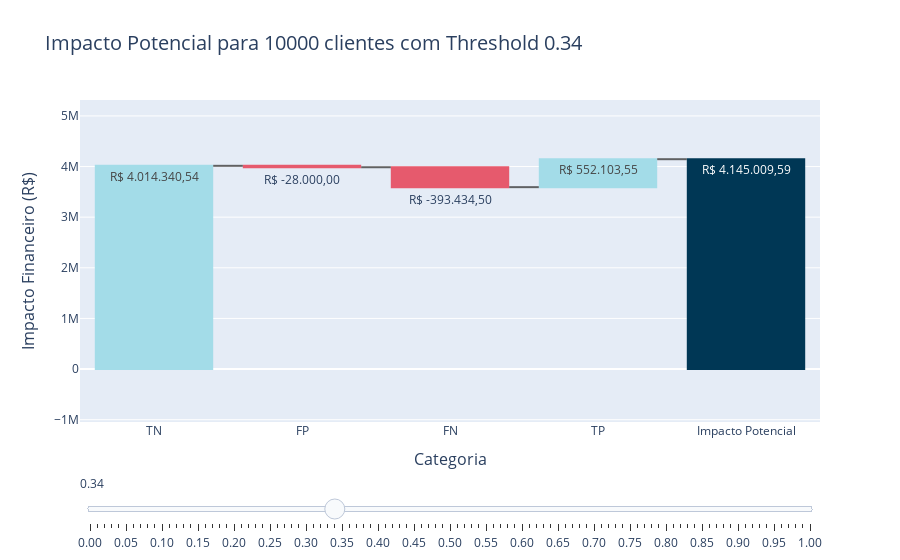

The code cell stored with this chart in its notebook:
### Code cell
# Encontrar os valores mínimo e máximo do df
min = abs(df_impact.min().min())
min = -min - 10 ** int(np.log10(min))

max = abs(df_impact.max().max())
max = max + 10 ** int(np.log10(max))


# Encontrar o índice do maior impacto_potencial
threshold_index_inicial = df_impact['impacto_potencial'].idxmax()

# Função para criar a figura inicial do gráfico de cascata
def create_waterfall_figure(df, threshold_index):
    threshold = df['threshold'].iloc[threshold_index]
    values = [
        df['TN'].iloc[threshold_index],
        df['FP'].iloc[threshold_index],
        df['FN'].iloc[threshold_index],
        df['TP'].iloc[threshold_index],
    ]
    labels = ['TN', 'FP', 'FN', 'TP']
    total = df['impacto_potencial'].iloc[threshold_index]

    fig = go.Figure()

    fig.add_trace(go.Waterfall(
        name="Impacto Potencial",
        orientation="v",
        measure=["relative"] * len(values) + ["total"],
        x=labels + ['Impacto Potencial'],
        y=values + [total],
        base=0,
        connector={"line": {"color": "rgba(63, 63, 63, 0.8)"}},
        decreasing={"marker": {"color": "#e65a6d"}}, #red
        increasing={"marker": {"color": "#a3dce8"}}, #blue
        totals={"marker": {"color": "#003755" if total >= 0 else "red"}},
        text=[f"R$ {valor(v)}" for v in values] + [f"R$ {valor(total)}"]
    ))

    fig.update_layout(
        title=f"Impacto Potencial para {n_cliente} clientes com Threshold {threshold:.2f}",
        xaxis_title="Categoria",
        yaxis_title="Impacto Financeiro (R$)",
        title_font_size=20,
        xaxis_title_font_size=16,
        yaxis_title_font_size=16,
        yaxis=dict(range=[min, max])
    )

    return fig

# Criação inicial da figura
fig = create_waterfall_figure(df_impact, threshold_index_inicial)

# Criar o controle deslizante
steps = []
for i in range(len(thresholds)):

    step = {
        'method': 'update',
        'args': [
            {
                'y': [
                    [df_impact['TN'].iloc[i], 
                     df_impact['FP'].iloc[i], 
                     df_impact['FN'].iloc[i], 
                     df_impact['TP'].iloc[i], 
                     df_impact['impacto_potencial'].iloc[i]],  # Valores do gráfico de cascata e impacto total
                ],
                'totals':{"marker": {"color": "#003755" if df_impact['impacto_potencial'].iloc[i] >= 0 else "red"}},
                'text': [
                    [f"R$ {valor(v)}" for v in [df_impact['TN'].iloc[i],
                                                df_impact['FP'].iloc[i], 
                                                df_impact['FN'].iloc[i], 
                                                df_impact['TP'].iloc[i], 
                                                df_impact['impacto_potencial'].iloc[i]]]  # Textos
                ]
            },
            {'title': f"Impacto Potencial para {n_cliente} clientes com Threshold {df_impact['threshold'].iloc[i]:.2f}"}
        ],
        'label': f"{thresholds[i]:.2f}"    
    }
    steps.append(step)

sliders = [{
    'active': threshold_index_inicial,
    'pad': {"t": 50},
    'steps': steps
}]

fig.update_layout(
    sliders=sliders
)

# Mostrar o gráfico
fig.show()

### Figure 1 — Plotly figure (JSON) as saved in the notebook; plotly's stock layout.template omitted (floating-point values rounded to 4 significant figures)
{"data": [{"base": 0, "connector": {"line": {"color": "rgba(63, 63, 63, 0.8)"}}, "decreasing": {"marker": {"color": "#e65a6d"}}, "increasing": {"marker": {"color": "#a3dce8"}}, "measure": ["relative", "relative", "relative", "relative", "total"], "name": "Impacto Potencial", "orientation": "v", "text": ["R$ 4.014.340,54", "R$ -28.000,00", "R$ -393.434,50", "R$ 552.103,55", "R$ 4.145.009,59"], "totals": {"marker": {"color": "#003755"}}, "type": "waterfall", "x": ["TN", "FP", "FN", "TP", "Impacto Potencial"], "y": [4014000.0, -28000.0, -393400.0, 552100.0, 4145000.0]}], "layout": {"sliders": [{"active": 34, "pad": {"t": 50}, "steps": [{"args": [{"text": [["R$ 0,00", "R$ -402.666,67", "R$ -0,00", "R$ 945.538,05", "R$ 542.871,39"]], "totals": {"marker": {"color": "#003755"}}, "y": [[0, -402700.0, 0, 945500.0, 542900.0]]}, {"title": "Impacto Potencial para 10000 clientes com Threshold 0.00"}], "label": "0.00", "method": "update"}, {"args": [{"text": [["R$ 0,00", "R$ -402.666,67", "R$ -0,00", "R$ 945.538,05", "R$ 542.871,39"]], "totals": {"marker": {"color": "#003755"}}, "y": [[0, -402700.0, 0, 945500.0, 542900.0]]}, {"title": "Impacto Potencial para 10000 clientes com Threshold 0.01"}], "label": "0.01", "method": "update"}, {"args": [{"text": [["R$ 185.716,82", "R$ -385.333,33", "R$ -3.238,14", "R$ 942.299,91", "R$ 739.445,25"]], "totals": {"marker": {"color": "#003755"}}, "y": [[185700.0, -385300.0, -3238.0, 942300.0, 739400.0]]}, {"title": "Impacto Potencial para 10000 clientes com Threshold 0.02"}], "label": "0.02", "method": "update"}, {"args": [{"text": [["R$ 526.792,91", "R$ -353.500,00", "R$ -11.333,50", "R$ 934.204,55", "R$ 1.096.163,95"]], "totals": {"marker": {"color": "#003755"}}, "y": [[526800.0, -353500, -11330.0, 934200.0, 1096000.0]]}, {"title": "Impacto Potencial para 10000 clientes com Threshold 0.03"}], "label": "0.03", "method": "update"}, {"args": [{"text": [["R$ 912.512,46", "R$ -317.500,00", "R$ -16.190,72", "R$ 929.347,33", "R$ 1.508.169,07"]], "totals": {"marker": {"color": "#003755"}}, "y": [[912500.0, -317500, -16190.0, 929300.0, 1508000.0]]}, {"title": "Impacto Potencial para 10000 clientes com Threshold 0.04"}], "label": "0.04", "method": "update"}, {"args": [{"text": [["R$ 1.182.159,00", "R$ -292.333,33", "R$ -30.762,37", "R$ 914.775,68", "R$ 1.773.838,98"]], "totals": {"marker": {"color": "#003755"}}, "y": [[1182000.0, -292300.0, -30760.0, 914800.0, 1774000.0]]}, {"title": "Impacto Potencial para 10000 clientes com Threshold 0.05"}], "label": "0.05", "method": "update"}, {"args": [{"text": [["R$ 1.444.662,59", "R$ -267.833,33", "R$ -38.857,73", "R$ 906.680,32", "R$ 2.044.651,85"]], "totals": {"marker": {"color": "#003755"}}, "y": [[1445000.0, -267800.0, -38860.0, 906700.0, 2045000.0]]}, {"title": "Impacto Potencial para 10000 clientes com Threshold 0.06"}], "label": "0.06", "method": "update"}, {"args": [{"text": [["R$ 1.691.094,52", "R$ -244.833,33", "R$ -45.334,02", "R$ 900.204,04", "R$ 2.301.131,21"]], "totals": {"marker": {"color": "#003755"}}, "y": [[1691000.0, -244800.0, -45330.0, 900200.0, 2301000.0]]}, {"title": "Impacto Potencial para 10000 clientes com Threshold 0.07"}], "label": "0.07", "method": "update"}, {"args": [{"text": [["R$ 1.971.455,50", "R$ -218.666,67", "R$ -59.905,66", "R$ 885.632,39", "R$ 2.578.515,55"]], "totals": {"marker": {"color": "#003755"}}, "y": [[1971000.0, -218700.0, -59910.0, 885600.0, 2579000.0]]}, {"title": "Impacto Potencial para 10000 clientes com Threshold 0.08"}], "label": "0.08", "method": "update"}, {"args": [{"text": [["R$ 2.212.530,22", "R$ -196.166,67", "R$ -74.477,31", "R$ 871.060,74", "R$ 2.812.946,98"]], "totals": {"marker": {"color": "#003755"}}, "y": [[2213000.0, -196200.0, -74480.0, 871100.0, 2813000.0]]}, {"title": "Impacto Potencial para 10000 clientes com Threshold 0.09"}], "label": "0.09", "method": "update"}, {"args": [{"text": [["R$ 2.380.389,65", "R$ -180.500,00", "R$ -92.287,10", "R$ 853.250,95", "R$ 2.960.853,49"]], "totals": {"marker": {"color": "#003755"}}, "y": [[2380000.0, -180500, -92290.0, 853300.0, 2961000.0]]}, {"title": "Impacto Potencial para 10000 clientes com Threshold 0.10"}], "label": "0.10", "method": "update"}, {"args": [{"text": [["R$ 2.485.748,23", "R$ -170.666,67", "R$ -108.477,82", "R$ 837.060,23", "R$ 3.043.663,97"]], "totals": {"marker": {"color": "#003755"}}, "y": [[2486000.0, -170700.0, -108500.0, 837100.0, 3044000.0]]}, {"title": "Impacto Potencial para 10000 clientes com Threshold 0.11"}], "label": "0.11", "method": "update"}, {"args": [{"text": [["R$ 2.614.321,42", "R$ -158.666,67", "R$ -124.668,54", "R$ 820.869,51", "R$ 3.151.855,71"]], "totals": {"marker": {"color": "#003755"}}, "y": [[2614000.0, -158700.0, -124700.0, 820900.0, 3152000.0]]}, {"title": "Impacto Potencial para 10000 clientes com Threshold 0.12"}], "label": "0.12", "method": "update"}, {"args": [{"text": [["R$ 2.732.180,17", "R$ -147.666,67", "R$ -129.525,76", "R$ 816.012,29", "R$ 3.271.000,03"]], "totals": {"marker": {"color": "#003755"}}, "y": [[2732000.0, -147700.0, -129500.0, 816000.0, 3271000.0]]}, {"title": "Impacto Potencial para 10000 clientes com Threshold 0.13"}], "label": "0.13", "method": "update"}, {"args": [{"text": [["R$ 2.848.253,18", "R$ -136.833,33", "R$ -139.240,19", "R$ 806.297,86", "R$ 3.378.477,52"]], "totals": {"marker": {"color": "#003755"}}, "y": [[2848000.0, -136800.0, -139200.0, 806300.0, 3378000.0]]}, {"title": "Impacto Potencial para 10000 clientes com Threshold 0.14"}], "label": "0.14", "method": "update"}, {"args": [{"text": [["R$ 2.971.469,15", "R$ -125.333,33", "R$ -147.335,55", "R$ 798.202,50", "R$ 3.497.002,77"]], "totals": {"marker": {"color": "#003755"}}, "y": [[2971000.0, -125300.0, -147300.0, 798200.0, 3497000.0]]}, {"title": "Impacto Potencial para 10000 clientes com Threshold 0.15"}], "label": "0.15", "method": "update"}, {"args": [{"text": [["R$ 3.110.756,77", "R$ -112.333,33", "R$ -166.764,42", "R$ 778.773,64", "R$ 3.610.432,65"]], "totals": {"marker": {"color": "#003755"}}, "y": [[3111000.0, -112300.0, -166800.0, 778800.0, 3610000.0]]}, {"title": "Impacto Potencial para 10000 clientes com Threshold 0.16"}], "label": "0.16", "method": "update"}, {"args": [{"text": [["R$ 3.201.829,44", "R$ -103.833,33", "R$ -181.336,06", "R$ 764.201,99", "R$ 3.680.862,03"]], "totals": {"marker": {"color": "#003755"}}, "y": [[3202000.0, -103800.0, -181300.0, 764200.0, 3681000.0]]}, {"title": "Impacto Potencial para 10000 clientes com Threshold 0.17"}], "label": "0.17", "method": "update"}, {"args": [{"text": [["R$ 3.296.473,59", "R$ -95.000,00", "R$ -197.526,78", "R$ 748.011,27", "R$ 3.751.958,07"]], "totals": {"marker": {"color": "#003755"}}, "y": [[3296000.0, -95000, -197500.0, 748000.0, 3752000.0]]}, {"title": "Impacto Potencial para 10000 clientes com Threshold 0.18"}], "label": "0.18", "method": "update"}, {"args": [{"text": [["R$ 3.339.331,32", "R$ -91.000,00", "R$ -204.003,07", "R$ 741.534,98", "R$ 3.785.863,23"]], "totals": {"marker": {"color": "#003755"}}, "y": [[3339000.0, -91000, -204000.0, 741500.0, 3786000.0]]}, {"title": "Impacto Potencial para 10000 clientes com Threshold 0.19"}], "label": "0.19", "method": "update"}, {"args": [{"text": [["R$ 3.425.046,78", "R$ -83.000,00", "R$ -216.955,65", "R$ 728.582,40", "R$ 3.853.673,53"]], "totals": {"marker": {"color": "#003755"}}, "y": [[3425000.0, -83000, -217000.0, 728600.0, 3854000.0]]}, {"title": "Impacto Potencial para 10000 clientes com Threshold 0.20"}], "label": "0.20", "method": "update"}, {"args": [{"text": [["R$ 3.466.118,76", "R$ -79.166,67", "R$ -226.670,08", "R$ 718.867,97", "R$ 3.879.149,99"]], "totals": {"marker": {"color": "#003755"}}, "y": [[3466000.0, -79170.0, -226700.0, 718900.0, 3879000.0]]}, {"title": "Impacto Potencial para 10000 clientes com Threshold 0.21"}], "label": "0.21", "method": "update"}, {"args": [{"text": [["R$ 3.507.190,75", "R$ -75.333,33", "R$ -234.765,44", "R$ 710.772,61", "R$ 3.907.864,59"]], "totals": {"marker": {"color": "#003755"}}, "y": [[3507000.0, -75330.0, -234800.0, 710800.0, 3908000.0]]}, {"title": "Impacto Potencial para 10000 clientes com Threshold 0.22"}], "label": "0.22", "method": "update"}, {"args": [{"text": [["R$ 3.592.906,21", "R$ -67.333,33", "R$ -246.098,95", "R$ 699.439,11", "R$ 3.978.913,04"]], "totals": {"marker": {"color": "#003755"}}, "y": [[3593000.0, -67330.0, -246100.0, 699400.0, 3979000.0]]}, {"title": "Impacto Potencial para 10000 clientes com Threshold 0.23"}], "label": "0.23", "method": "update"}, {"args": [{"text": [["R$ 3.637.549,68", "R$ -63.166,67", "R$ -259.051,52", "R$ 686.486,53", "R$ 4.001.818,02"]], "totals": {"marker": {"color": "#003755"}}, "y": [[3638000.0, -63170.0, -259100.0, 686500.0, 4002000.0]]}, {"title": "Impacto Potencial para 10000 clientes com Threshold 0.24"}], "label": "0.24", "method": "update"}, {"args": [{"text": [["R$ 3.676.835,93", "R$ -59.500,00", "R$ -272.004,10", "R$ 673.533,95", "R$ 4.018.865,79"]], "totals": {"marker": {"color": "#003755"}}, "y": [[3677000.0, -59500.0, -272000.0, 673500.0, 4019000.0]]}, {"title": "Impacto Potencial para 10000 clientes com Threshold 0.25"}], "label": "0.25", "method": "update"}, {"args": [{"text": [["R$ 3.721.479,40", "R$ -55.333,33", "R$ -291.432,96", "R$ 654.105,09", "R$ 4.028.818,19"]], "totals": {"marker": {"color": "#003755"}}, "y": [[3721000.0, -55330.0, -291400.0, 654100.0, 4029000.0]]}, {"title": "Impacto Potencial para 10000 clientes com Threshold 0.26"}], "label": "0.26", "method": "update"}, {"args": [{"text": [["R$ 3.758.979,91", "R$ -51.833,33", "R$ -301.147,39", "R$ 644.390,66", "R$ 4.050.389,84"]], "totals": {"marker": {"color": "#003755"}}, "y": [[3759000.0, -51830.0, -301100.0, 644400.0, 4050000.0]]}, {"title": "Impacto Potencial para 10000 clientes com Threshold 0.27"}], "label": "0.27", "method": "update"}, {"args": [{"text": [["R$ 3.807.194,85", "R$ -47.333,33", "R$ -312.480,90", "R$ 633.057,15", "R$ 4.080.437,78"]], "totals": {"marker": {"color": "#003755"}}, "y": [[3807000.0, -47330.0, -312500.0, 633100.0, 4080000.0]]}, {"title": "Impacto Potencial para 10000 clientes com Threshold 0.28"}], "label": "0.28", "method": "update"}, {"args": [{"text": [["R$ 3.855.409,80", "R$ -42.833,33", "R$ -327.052,55", "R$ 618.485,51", "R$ 4.104.009,42"]], "totals": {"marker": {"color": "#003755"}}, "y": [[3855000.0, -42830.0, -327100.0, 618500.0, 4104000.0]]}, {"title": "Impacto Potencial para 10000 clientes com Threshold 0.29"}], "label": "0.29", "method": "update"}, {"args": [{"text": [["R$ 3.903.624,74", "R$ -38.333,33", "R$ -338.386,05", "R$ 607.152,00", "R$ 4.134.057,36"]], "totals": {"marker": {"color": "#003755"}}, "y": [[3904000.0, -38330.0, -338400.0, 607200.0, 4134000.0]]}, {"title": "Impacto Potencial para 10000 clientes com Threshold 0.30"}], "label": "0.30", "method": "update"}, {"args": [{"text": [["R$ 3.939.339,51", "R$ -35.000,00", "R$ -354.576,77", "R$ 590.961,28", "R$ 4.140.724,03"]], "totals": {"marker": {"color": "#003755"}}, "y": [[3939000.0, -35000.0, -354600.0, 591000.0, 4141000.0]]}, {"title": "Impacto Potencial para 10000 clientes com Threshold 0.31"}], "label": "0.31", "method": "update"}, {"args": [{"text": [["R$ 3.964.339,85", "R$ -32.666,67", "R$ -367.529,35", "R$ 578.008,71", "R$ 4.142.152,55"]], "totals": {"marker": {"color": "#003755"}}, "y": [[3964000.0, -32670.0, -367500.0, 578000.0, 4142000.0]]}, {"title": "Impacto Potencial para 10000 clientes com Threshold 0.32"}], "label": "0.32", "method": "update"}, {"args": [{"text": [["R$ 3.985.768,72", "R$ -30.666,67", "R$ -383.720,07", "R$ 561.817,99", "R$ 4.133.199,97"]], "totals": {"marker": {"color": "#003755"}}, "y": [[3986000.0, -30670.0, -383700.0, 561800.0, 4133000.0]]}, {"title": "Impacto Potencial para 10000 clientes com Threshold 0.33"}], "label": "0.33", "method": "update"}, {"args": [{"text": [["R$ 4.014.340,54", "R$ -28.000,00", "R$ -393.434,50", "R$ 552.103,55", "R$ 4.145.009,59"]], "totals": {"marker": {"color": "#003755"}}, "y": [[4014000.0, -28000.0, -393400.0, 552100.0, 4145000.0]]}, {"title": "Impacto Potencial para 10000 clientes com Threshold 0.34"}], "label": "0.34", "method": "update"}, {"args": [{"text": [["R$ 4.033.983,66", "R$ -26.166,67", "R$ -404.768,00", "R$ 540.770,05", "R$ 4.143.819,04"]], "totals": {"marker": {"color": "#003755"}}, "y": [[4034000.0, -26170.0, -404800.0, 540800.0, 4144000.0]]}, {"title": "Impacto Potencial para 10000 clientes com Threshold 0.35"}], "label": "0.35", "method": "update"}, {"args": [{"text": [["R$ 4.037.555,14", "R$ -25.833,33", "R$ -417.720,58", "R$ 527.817,47", "R$ 4.121.818,70"]], "totals": {"marker": {"color": "#003755"}}, "y": [[4038000.0, -25830.0, -417700.0, 527800.0, 4122000.0]]}, {"title": "Impacto Potencial para 10000 clientes com Threshold 0.36"}], "label": "0.36", "method": "update"}, {"args": [{"text": [["R$ 4.046.483,83", "R$ -25.000,00", "R$ -429.054,08", "R$ 516.483,97", "R$ 4.108.913,72"]], "totals": {"marker": {"color": "#003755"}}, "y": [[4046000.0, -25000, -429100.0, 516500.0, 4109000.0]]}, {"title": "Impacto Potencial para 10000 clientes com Threshold 0.37"}], "label": "0.37", "method": "update"}, {"args": [{"text": [["R$ 4.071.484,18", "R$ -22.666,67", "R$ -437.149,44", "R$ 508.388,61", "R$ 4.120.056,68"]], "totals": {"marker": {"color": "#003755"}}, "y": [[4071000.0, -22670.0, -437100.0, 508400.0, 4120000.0]]}, {"title": "Impacto Potencial para 10000 clientes com Threshold 0.38"}], "label": "0.38", "method": "update"}, {"args": [{"text": [["R$ 4.082.198,61", "R$ -21.666,67", "R$ -442.006,66", "R$ 503.531,39", "R$ 4.122.056,68"]], "totals": {"marker": {"color": "#003755"}}, "y": [[4082000.0, -21670.0, -442000.0, 503500.0, 4122000.0]]}, {"title": "Impacto Potencial para 10000 clientes com Threshold 0.39"}], "label": "0.39", "method": "update"}, {"args": [{"text": [["R$ 4.087.555,82", "R$ -21.166,67", "R$ -448.482,95", "R$ 497.055,11", "R$ 4.114.961,32"]], "totals": {"marker": {"color": "#003755"}}, "y": [[4088000.0, -21170.0, -448500.0, 497100.0, 4115000.0]]}, {"title": "Impacto Potencial para 10000 clientes com Threshold 0.40"}], "label": "0.40", "method": "update"}, {"args": [{"text": [["R$ 4.098.270,26", "R$ -20.166,67", "R$ -453.340,16", "R$ 492.197,89", "R$ 4.116.961,32"]], "totals": {"marker": {"color": "#003755"}}, "y": [[4098000.0, -20170.0, -453300.0, 492200.0, 4117000.0]]}, {"title": "Impacto Potencial para 10000 clientes com Threshold 0.41"}], "label": "0.41", "method": "update"}, {"args": [{"text": [["R$ 4.110.770,43", "R$ -19.000,00", "R$ -461.435,52", "R$ 484.102,53", "R$ 4.114.437,43"]], "totals": {"marker": {"color": "#003755"}}, "y": [[4111000.0, -19000, -461400.0, 484100.0, 4114000.0]]}, {"title": "Impacto Potencial para 10000 clientes com Threshold 0.42"}], "label": "0.42", "method": "update"}, {"args": [{"text": [["R$ 4.116.127,64", "R$ -18.500,00", "R$ -474.388,10", "R$ 471.149,95", "R$ 4.094.389,50"]], "totals": {"marker": {"color": "#003755"}}, "y": [[4116000.0, -18500, -474400.0, 471100.0, 4094000.0]]}, {"title": "Impacto Potencial para 10000 clientes com Threshold 0.43"}], "label": "0.43", "method": "update"}, {"args": [{"text": [["R$ 4.125.056,34", "R$ -17.666,67", "R$ -477.626,24", "R$ 467.911,81", "R$ 4.097.675,24"]], "totals": {"marker": {"color": "#003755"}}, "y": [[4125000.0, -17670.0, -477600.0, 467900.0, 4098000.0]]}, {"title": "Impacto Potencial para 10000 clientes com Threshold 0.44"}], "label": "0.44", "method": "update"}, {"args": [{"text": [["R$ 4.130.413,55", "R$ -17.166,67", "R$ -480.864,39", "R$ 464.673,67", "R$ 4.097.056,16"]], "totals": {"marker": {"color": "#003755"}}, "y": [[4130000.0, -17170.0, -480900.0, 464700.0, 4097000.0]]}, {"title": "Impacto Potencial para 10000 clientes com Threshold 0.45"}], "label": "0.45", "method": "update"}, {"args": [{"text": [["R$ 4.137.556,51", "R$ -16.500,00", "R$ -482.483,46", "R$ 463.054,59", "R$ 4.101.627,64"]], "totals": {"marker": {"color": "#003755"}}, "y": [[4138000.0, -16500, -482500.0, 463100.0, 4102000.0]]}, {"title": "Impacto Potencial para 10000 clientes com Threshold 0.46"}], "label": "0.46", "method": "update"}, {"args": [{"text": [["R$ 4.144.699,46", "R$ -15.833,33", "R$ -493.816,96", "R$ 451.721,09", "R$ 4.086.770,26"]], "totals": {"marker": {"color": "#003755"}}, "y": [[4145000.0, -15830.0, -493800.0, 451700.0, 4087000.0]]}, {"title": "Impacto Potencial para 10000 clientes com Threshold 0.47"}], "label": "0.47", "method": "update"}, {"args": [{"text": [["R$ 4.153.628,15", "R$ -15.000,00", "R$ -497.055,11", "R$ 448.482,95", "R$ 4.090.055,99"]], "totals": {"marker": {"color": "#003755"}}, "y": [[4154000.0, -15000, -497100.0, 448500.0, 4090000.0]]}, {"title": "Impacto Potencial para 10000 clientes com Threshold 0.48"}], "label": "0.48", "method": "update"}, {"args": [{"text": [["R$ 4.171.485,54", "R$ -13.333,33", "R$ -501.912,32", "R$ 443.625,73", "R$ 4.099.865,62"]], "totals": {"marker": {"color": "#003755"}}, "y": [[4171000.0, -13330.0, -501900.0, 443600.0, 4100000.0]]}, {"title": "Impacto Potencial para 10000 clientes com Threshold 0.49"}], "label": "0.49", "method": "update"}, {"args": [{"text": [["R$ 4.185.771,45", "R$ -12.000,00", "R$ -513.245,83", "R$ 432.292,23", "R$ 4.092.817,85"]], "totals": {"marker": {"color": "#003755"}}, "y": [[4186000.0, -12000, -513200.0, 432300.0, 4093000.0]]}, {"title": "Impacto Potencial para 10000 clientes com Threshold 0.50"}], "label": "0.50", "method": "update"}, {"args": [{"text": [["R$ 4.194.700,14", "R$ -11.166,67", "R$ -521.341,19", "R$ 424.196,87", "R$ 4.086.389,16"]], "totals": {"marker": {"color": "#003755"}}, "y": [[4195000.0, -11170.0, -521300.0, 424200.0, 4086000.0]]}, {"title": "Impacto Potencial para 10000 clientes com Threshold 0.51"}], "label": "0.51", "method": "update"}, {"args": [{"text": [["R$ 4.201.843,10", "R$ -10.500,00", "R$ -526.198,40", "R$ 419.339,65", "R$ 4.084.484,35"]], "totals": {"marker": {"color": "#003755"}}, "y": [[4202000.0, -10500, -526200.0, 419300.0, 4084000.0]]}, {"title": "Impacto Potencial para 10000 clientes com Threshold 0.52"}], "label": "0.52", "method": "update"}, {"args": [{"text": [["R$ 4.210.771,79", "R$ -9.666,67", "R$ -532.674,69", "R$ 412.863,36", "R$ 4.081.293,80"]], "totals": {"marker": {"color": "#003755"}}, "y": [[4211000.0, -9667.0, -532700.0, 412900.0, 4081000.0]]}, {"title": "Impacto Potencial para 10000 clientes com Threshold 0.53"}], "label": "0.53", "method": "update"}, {"args": [{"text": [["R$ 4.216.129,01", "R$ -9.166,67", "R$ -539.150,98", "R$ 406.387,07", "R$ 4.074.198,44"]], "totals": {"marker": {"color": "#003755"}}, "y": [[4216000.0, -9167.0, -539200.0, 406400.0, 4074000.0]]}, {"title": "Impacto Potencial para 10000 clientes com Threshold 0.54"}], "label": "0.54", "method": "update"}, {"args": [{"text": [["R$ 4.225.057,70", "R$ -8.333,33", "R$ -544.008,19", "R$ 401.529,86", "R$ 4.074.246,03"]], "totals": {"marker": {"color": "#003755"}}, "y": [[4225000.0, -8333.0, -544000.0, 401500.0, 4074000.0]]}, {"title": "Impacto Potencial para 10000 clientes com Threshold 0.55"}], "label": "0.55", "method": "update"}, {"args": [{"text": [["R$ 4.228.629,18", "R$ -8.000,00", "R$ -553.722,63", "R$ 391.815,43", "R$ 4.058.721,98"]], "totals": {"marker": {"color": "#003755"}}, "y": [[4229000.0, -8000, -553700.0, 391800.0, 4059000.0]]}, {"title": "Impacto Potencial para 10000 clientes com Threshold 0.56"}], "label": "0.56", "method": "update"}, {"args": [{"text": [["R$ 4.232.200,66", "R$ -7.666,67", "R$ -563.437,06", "R$ 382.100,99", "R$ 4.043.197,92"]], "totals": {"marker": {"color": "#003755"}}, "y": [[4232000.0, -7667.0, -563400.0, 382100.0, 4043000.0]]}, {"title": "Impacto Potencial para 10000 clientes com Threshold 0.57"}], "label": "0.57", "method": "update"}, {"args": [{"text": [["R$ 4.237.557,87", "R$ -7.166,67", "R$ -565.056,13", "R$ 380.481,92", "R$ 4.045.817,00"]], "totals": {"marker": {"color": "#003755"}}, "y": [[4238000.0, -7167.0, -565100.0, 380500.0, 4046000.0]]}, {"title": "Impacto Potencial para 10000 clientes com Threshold 0.58"}], "label": "0.58", "method": "update"}, {"args": [{"text": [["R$ 4.242.915,09", "R$ -6.666,67", "R$ -573.151,49", "R$ 372.386,56", "R$ 4.035.483,49"]], "totals": {"marker": {"color": "#003755"}}, "y": [[4243000.0, -6667.0, -573200.0, 372400.0, 4035000.0]]}, {"title": "Impacto Potencial para 10000 clientes com Threshold 0.59"}], "label": "0.59", "method": "update"}, {"args": [{"text": [["R$ 4.244.700,83", "R$ -6.500,00", "R$ -594.199,43", "R$ 351.338,63", "R$ 3.995.340,03"]], "totals": {"marker": {"color": "#003755"}}, "y": [[4245000.0, -6500, -594200.0, 351300.0, 3995000.0]]}, {"title": "Impacto Potencial para 10000 clientes com Threshold 0.60"}], "label": "0.60", "method": "update"}, {"args": [{"text": [["R$ 4.244.700,83", "R$ -6.500,00", "R$ -603.913,86", "R$ 341.624,19", "R$ 3.975.911,16"]], "totals": {"marker": {"color": "#003755"}}, "y": [[4245000.0, -6500, -603900.0, 341600.0, 3976000.0]]}, {"title": "Impacto Potencial para 10000 clientes com Threshold 0.61"}], "label": "0.61", "method": "update"}, {"args": [{"text": [["R$ 4.258.986,74", "R$ -5.166,67", "R$ -615.247,36", "R$ 330.290,69", "R$ 3.968.863,40"]], "totals": {"marker": {"color": "#003755"}}, "y": [[4259000.0, -5167.0, -615200.0, 330300.0, 3969000.0]]}, {"title": "Impacto Potencial para 10000 clientes com Threshold 0.62"}], "label": "0.62", "method": "update"}, {"args": [{"text": [["R$ 4.269.701,17", "R$ -4.166,67", "R$ -624.961,79", "R$ 320.576,26", "R$ 3.961.148,96"]], "totals": {"marker": {"color": "#003755"}}, "y": [[4270000.0, -4167.0, -625000.0, 320600.0, 3961000.0]]}, {"title": "Impacto Potencial para 10000 clientes com Threshold 0.63"}], "label": "0.63", "method": "update"}, {"args": [{"text": [["R$ 4.271.486,91", "R$ -4.000,00", "R$ -641.152,51", "R$ 304.385,54", "R$ 3.930.719,93"]], "totals": {"marker": {"color": "#003755"}}, "y": [[4271000.0, -4000, -641200.0, 304400.0, 3931000.0]]}, {"title": "Impacto Potencial para 10000 clientes com Threshold 0.64"}], "label": "0.64", "method": "update"}, {"args": [{"text": [["R$ 4.283.987,08", "R$ -2.833,33", "R$ -655.724,16", "R$ 289.813,89", "R$ 3.915.243,47"]], "totals": {"marker": {"color": "#003755"}}, "y": [[4284000.0, -2833.0, -655700.0, 289800.0, 3915000.0]]}, {"title": "Impacto Potencial para 10000 clientes com Threshold 0.65"}], "label": "0.65", "method": "update"}, {"args": [{"text": [["R$ 4.285.772,82", "R$ -2.666,67", "R$ -663.819,52", "R$ 281.718,53", "R$ 3.901.005,16"]], "totals": {"marker": {"color": "#003755"}}, "y": [[4286000.0, -2667.0, -663800.0, 281700.0, 3901000.0]]}, {"title": "Impacto Potencial para 10000 clientes com Threshold 0.66"}], "label": "0.66", "method": "update"}, {"args": [{"text": [["R$ 4.289.344,29", "R$ -2.333,33", "R$ -673.533,95", "R$ 272.004,10", "R$ 3.885.481,10"]], "totals": {"marker": {"color": "#003755"}}, "y": [[4289000.0, -2333.0, -673500.0, 272000.0, 3885000.0]]}, {"title": "Impacto Potencial para 10000 clientes com Threshold 0.67"}], "label": "0.67", "method": "update"}, {"args": [{"text": [["R$ 4.296.487,25", "R$ -1.666,67", "R$ -678.391,17", "R$ 267.146,88", "R$ 3.883.576,29"]], "totals": {"marker": {"color": "#003755"}}, "y": [[4296000.0, -1667.0, -678400.0, 267100.0, 3884000.0]]}, {"title": "Impacto Potencial para 10000 clientes com Threshold 0.68"}], "label": "0.68", "method": "update"}, {"args": [{"text": [["R$ 4.298.272,99", "R$ -1.500,00", "R$ -689.724,67", "R$ 255.813,38", "R$ 3.862.861,69"]], "totals": {"marker": {"color": "#003755"}}, "y": [[4298000.0, -1500, -689700.0, 255800.0, 3863000.0]]}, {"title": "Impacto Potencial para 10000 clientes com Threshold 0.69"}], "label": "0.69", "method": "update"}, {"args": [{"text": [["R$ 4.298.272,99", "R$ -1.500,00", "R$ -694.581,89", "R$ 250.956,16", "R$ 3.853.147,26"]], "totals": {"marker": {"color": "#003755"}}, "y": [[4298000.0, -1500, -694600.0, 251000.0, 3853000.0]]}, {"title": "Impacto Potencial para 10000 clientes com Threshold 0.70"}], "label": "0.70", "method": "update"}, {"args": [{"text": [["R$ 4.300.058,73", "R$ -1.333,33", "R$ -705.915,39", "R$ 239.622,66", "R$ 3.832.432,65"]], "totals": {"marker": {"color": "#003755"}}, "y": [[4300000.0, -1333.0, -705900.0, 239600.0, 3832000.0]]}, {"title": "Impacto Potencial para 10000 clientes com Threshold 0.71"}], "label": "0.71", "method": "update"}, {"args": [{"text": [["R$ 4.301.844,46", "R$ -1.166,67", "R$ -710.772,61", "R$ 234.765,44", "R$ 3.824.670,63"]], "totals": {"marker": {"color": "#003755"}}, "y": [[4302000.0, -1167.0, -710800.0, 234800.0, 3825000.0]]}, {"title": "Impacto Potencial para 10000 clientes com Threshold 0.72"}], "label": "0.72", "method": "update"}, {"args": [{"text": [["R$ 4.301.844,46", "R$ -1.166,67", "R$ -725.344,26", "R$ 220.193,79", "R$ 3.795.527,33"]], "totals": {"marker": {"color": "#003755"}}, "y": [[4302000.0, -1167.0, -725300.0, 220200.0, 3796000.0]]}, {"title": "Impacto Potencial para 10000 clientes com Threshold 0.73"}], "label": "0.73", "method": "update"}, {"args": [{"text": [["R$ 4.303.630,20", "R$ -1.000,00", "R$ -731.820,55", "R$ 213.717,50", "R$ 3.784.527,16"]], "totals": {"marker": {"color": "#003755"}}, "y": [[4304000.0, -1000, -731800.0, 213700.0, 3785000.0]]}, {"title": "Impacto Potencial para 10000 clientes com Threshold 0.74"}], "label": "0.74", "method": "update"}, {"args": [{"text": [["R$ 4.305.415,94", "R$ -833,33", "R$ -739.915,91", "R$ 205.622,14", "R$ 3.770.288,85"]], "totals": {"marker": {"color": "#003755"}}, "y": [[4305000.0, -833.3, -739900.0, 205600.0, 3770000.0]]}, {"title": "Impacto Potencial para 10000 clientes com Threshold 0.75"}], "label": "0.75", "method": "update"}, {"args": [{"text": [["R$ 4.307.201,68", "R$ -666,67", "R$ -754.487,56", "R$ 191.050,50", "R$ 3.743.097,95"]], "totals": {"marker": {"color": "#003755"}}, "y": [[4307000.0, -666.7, -754500.0, 191100.0, 3743000.0]]}, {"title": "Impacto Potencial para 10000 clientes com Threshold 0.76"}], "label": "0.76", "method": "update"}, {"args": [{"text": [["R$ 4.307.201,68", "R$ -666,67", "R$ -767.440,13", "R$ 178.097,92", "R$ 3.717.192,80"]], "totals": {"marker": {"color": "#003755"}}, "y": [[4307000.0, -666.7, -767400.0, 178100.0, 3717000.0]]}, {"title": "Impacto Potencial para 10000 clientes com Threshold 0.77"}], "label": "0.77", "method": "update"}, {"args": [{"text": [["R$ 4.307.201,68", "R$ -666,67", "R$ -777.154,56", "R$ 168.383,49", "R$ 3.697.763,94"]], "totals": {"marker": {"color": "#003755"}}, "y": [[4307000.0, -666.7, -777200.0, 168400.0, 3698000.0]]}, {"title": "Impacto Potencial para 10000 clientes com Threshold 0.78"}], "label": "0.78", "method": "update"}, {"args": [{"text": [["R$ 4.307.201,68", "R$ -666,67", "R$ -791.726,21", "R$ 153.811,84", "R$ 3.668.620,64"]], "totals": {"marker": {"color": "#003755"}}, "y": [[4307000.0, -666.7, -791700.0, 153800.0, 3669000.0]]}, {"title": "Impacto Potencial para 10000 clientes com Threshold 0.79"}], "label": "0.79", "method": "update"}, {"args": [{"text": [["R$ 4.310.773,16", "R$ -333,33", "R$ -801.440,64", "R$ 144.097,41", "R$ 3.653.096,59"]], "totals": {"marker": {"color": "#003755"}}, "y": [[4311000.0, -333.3, -801400.0, 144100.0, 3653000.0]]}, {"title": "Impacto Potencial para 10000 clientes com Threshold 0.80"}], "label": "0.80", "method": "update"}, {"args": [{"text": [["R$ 4.310.773,16", "R$ -333,33", "R$ -817.631,36", "R$ 127.906,69", "R$ 3.620.715,15"]], "totals": {"marker": {"color": "#003755"}}, "y": [[4311000.0, -333.3, -817600.0, 127900.0, 3621000.0]]}, {"title": "Impacto Potencial para 10000 clientes com Threshold 0.81"}], "label": "0.81", "method": "update"}, {"args": [{"text": [["R$ 4.312.558,90", "R$ -166,67", "R$ -830.583,94", "R$ 114.954,11", "R$ 3.596.762,40"]], "totals": {"marker": {"color": "#003755"}}, "y": [[4313000.0, -166.7, -830600.0, 115000.0, 3597000.0]]}, {"title": "Impacto Potencial para 10000 clientes com Threshold 0.82"}], "label": "0.82", "method": "update"}, {"args": [{"text": [["R$ 4.314.344,63", "R$ -0,00", "R$ -843.536,52", "R$ 102.001,54", "R$ 3.572.809,66"]], "totals": {"marker": {"color": "#003755"}}, "y": [[4314000.0, 0, -843500.0, 102000.0, 3573000.0]]}, {"title": "Impacto Potencial para 10000 clientes com Threshold 0.83"}], "label": "0.83", "method": "update"}, {"args": [{"text": [["R$ 4.314.344,63", "R$ -0,00", "R$ -850.012,80", "R$ 95.525,25", "R$ 3.559.857,08"]], "totals": {"marker": {"color": "#003755"}}, "y": [[4314000.0, 0, -850000.0, 95530.0, 3560000.0]]}, {"title": "Impacto Potencial para 10000 clientes com Threshold 0.84"}], "label": "0.84", "method": "update"}, {"args": [{"text": [["R$ 4.314.344,63", "R$ -0,00", "R$ -869.441,67", "R$ 76.096,38", "R$ 3.520.999,35"]], "totals": {"marker": {"color": "#003755"}}, "y": [[4314000.0, 0, -869400.0, 76100.0, 3521000.0]]}, {"title": "Impacto Potencial para 10000 clientes com Threshold 0.85"}], "label": "0.85", "method": "update"}, {"args": [{"text": [["R$ 4.314.344,63", "R$ -0,00", "R$ -882.394,24", "R$ 63.143,81", "R$ 3.495.094,20"]], "totals": {"marker": {"color": "#003755"}}, "y": [[4314000.0, 0, -882400.0, 63140.0, 3495000.0]]}, {"title": "Impacto Potencial para 10000 clientes com Threshold 0.86"}], "label": "0.86", "method": "update"}, {"args": [{"text": [["R$ 4.314.344,63", "R$ -0,00", "R$ -893.727,75", "R$ 51.810,30", "R$ 3.472.427,19"]], "totals": {"marker": {"color": "#003755"}}, "y": [[4314000.0, 0, -893700.0, 51810.0, 3472000.0]]}, {"title": "Impacto Potencial para 10000 clientes com Threshold 0.87"}], "label": "0.87", "method": "update"}, {"args": [{"text": [["R$ 4.314.344,63", "R$ -0,00", "R$ -911.537,54", "R$ 34.000,51", "R$ 3.436.807,61"]], "totals": {"marker": {"color": "#003755"}}, "y": [[4314000.0, 0, -911500.0, 34000.0, 3437000.0]]}, {"title": "Impacto Potencial para 10000 clientes com Threshold 0.88"}], "label": "0.88", "method": "update"}, {"args": [{"text": [["R$ 4.314.344,63", "R$ -0,00", "R$ -926.109,19", "R$ 19.428,86", "R$ 3.407.664,31"]], "totals": {"marker": {"color": "#003755"}}, "y": [[4314000.0, 0, -926100.0, 19430.0, 3408000.0]]}, {"title": "Impacto Potencial para 10000 clientes com Threshold 0.89"}], "label": "0.89", "method": "update"}, {"args": [{"text": [["R$ 4.314.344,63", "R$ -0,00", "R$ -929.347,33", "R$ 16.190,72", "R$ 3.401.188,02"]], "totals": {"marker": {"color": "#003755"}}, "y": [[4314000.0, 0, -929300.0, 16190.0, 3401000.0]]}, {"title": "Impacto Potencial para 10000 clientes com Threshold 0.90"}], "label": "0.90", "method": "update"}, {"args": [{"text": [["R$ 4.314.344,63", "R$ -0,00", "R$ -932.585,48", "R$ 12.952,58", "R$ 3.394.711,73"]], "totals": {"marker": {"color": "#003755"}}, "y": [[4314000.0, 0, -932600.0, 12950.0, 3395000.0]]}, {"title": "Impacto Potencial para 10000 clientes com Threshold 0.91"}], "label": "0.91", "method": "update"}, {"args": [{"text": [["R$ 4.314.344,63", "R$ -0,00", "R$ -934.204,55", "R$ 11.333,50", "R$ 3.391.473,59"]], "totals": {"marker": {"color": "#003755"}}, "y": [[4314000.0, 0, -934200.0, 11330.0, 3391000.0]]}, {"title": "Impacto Potencial para 10000 clientes com Threshold 0.92"}], "label": "0.92", "method": "update"}, {"args": [{"text": [["R$ 4.314.344,63", "R$ -0,00", "R$ -937.442,69", "R$ 8.095,36", "R$ 3.384.997,30"]], "totals": {"marker": {"color": "#003755"}}, "y": [[4314000.0, 0, -937400.0, 8095.0, 3385000.0]]}, {"title": "Impacto Potencial para 10000 clientes com Threshold 0.93"}], "label": "0.93", "method": "update"}, {"args": [{"text": [["R$ 4.314.344,63", "R$ -0,00", "R$ -942.299,91", "R$ 3.238,14", "R$ 3.375.282,87"]], "totals": {"marker": {"color": "#003755"}}, "y": [[4314000.0, 0, -942300.0, 3238.0, 3375000.0]]}, {"title": "Impacto Potencial para 10000 clientes com Threshold 0.94"}], "label": "0.94", "method": "update"}, {"args": [{"text": [["R$ 4.314.344,63", "R$ -0,00", "R$ -942.299,91", "R$ 3.238,14", "R$ 3.375.282,87"]], "totals": {"marker": {"color": "#003755"}}, "y": [[4314000.0, 0, -942300.0, 3238.0, 3375000.0]]}, {"title": "Impacto Potencial para 10000 clientes com Threshold 0.95"}], "label": "0.95", "method": "update"}, {"args": [{"text": [["R$ 4.314.344,63", "R$ -0,00", "R$ -945.538,05", "R$ 0,00", "R$ 3.368.806,58"]], "totals": {"marker": {"color": "#003755"}}, "y": [[4314000.0, 0, -945500.0, 0, 3369000.0]]}, {"title": "Impacto Potencial para 10000 clientes com Threshold 0.96"}], "label": "0.96", "method": "update"}, {"args": [{"text": [["R$ 4.314.344,63", "R$ -0,00", "R$ -945.538,05", "R$ 0,00", "R$ 3.368.806,58"]], "totals": {"marker": {"color": "#003755"}}, "y": [[4314000.0, 0, -945500.0, 0, 3369000.0]]}, {"title": "Impacto Potencial para 10000 clientes com Threshold 0.97"}], "label": "0.97", "method": "update"}, {"args": [{"text": [["R$ 4.314.344,63", "R$ -0,00", "R$ -945.538,05", "R$ 0,00", "R$ 3.368.806,58"]], "totals": {"marker": {"color": "#003755"}}, "y": [[4314000.0, 0, -945500.0, 0, 3369000.0]]}, {"title": "Impacto Potencial para 10000 clientes com Threshold 0.98"}], "label": "0.98", "method": "update"}, {"args": [{"text": [["R$ 4.314.344,63", "R$ -0,00", "R$ -945.538,05", "R$ 0,00", "R$ 3.368.806,58"]], "totals": {"marker": {"color": "#003755"}}, "y": [[4314000.0, 0, -945500.0, 0, 3369000.0]]}, {"title": "Impacto Potencial para 10000 clientes com Threshold 0.99"}], "label": "0.99", "method": "update"}, {"args": [{"text": [["R$ 4.314.344,63", "R$ -0,00", "R$ -945.538,05", "R$ 0,00", "R$ 3.368.806,58"]], "totals": {"marker": {"color": "#003755"}}, "y": [[4314000.0, 0, -945500.0, 0, 3369000.0]]}, {"title": "Impacto Potencial para 10000 clientes com Threshold 1.00"}], "label": "1.00", "method": "update"}]}], "title": {"font": {"size": 20}, "text": "Impacto Potencial para 10000 clientes com Threshold 0.34"}, "xaxis": {"title": {"font": {"size": 16}, "text": "Categoria"}}, "yaxis": {"range": [-1046000.0, 5314000.0], "title": {"font": {"size": 16}, "text": "Impacto Financeiro (R$)"}}}}
